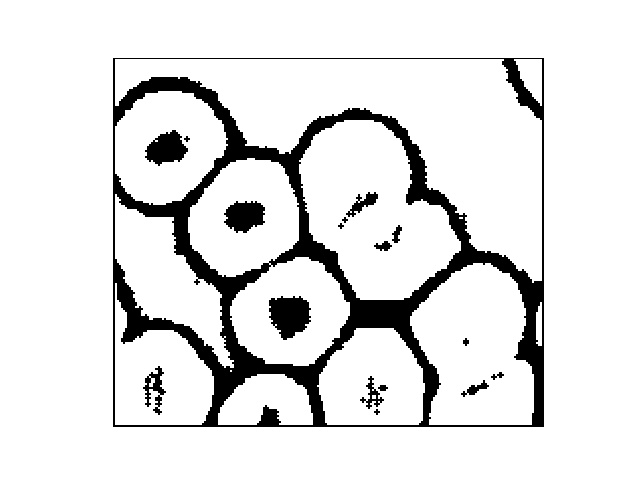
#> input picture eroded_10.jpg, 640 x 480 px
$ python test_blood_cells_v4.py
#> lines starting #> are read from the running program, lines starting #| are printed output that depends on the picture
import cv2
import numpy as np

img = cv2.imread('eroded_10.jpg', 0)
#> img is the input picture: shape (480, 640); min 0, max 255, mean 226.6
img = cv2.medianBlur(img, 5)
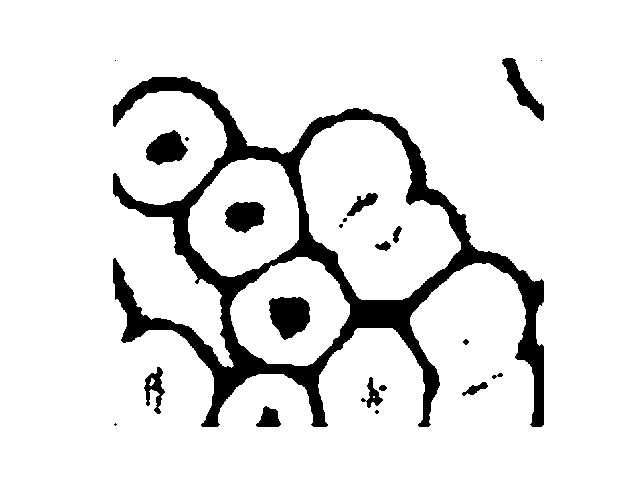
#> img: shape (480, 640); min 0, max 255, mean 228.4
cimg = cv2.cvtColor(img, cv2.COLOR_GRAY2BGR)


circles = cv2.HoughCircles(img, cv2.HOUGH_GRADIENT, 1, 20,
                            param1=50, param2=30, minRadius=0, maxRadius=0)
#> circles = 24 rows, first 8: [356.5, 178.5, 69.6], [363.5, 219.5, 100.3], [289.5, 317.5, 59.9], [240.5, 223.5, 67.8], [264.5, 303.5, 84.7], [292.5, 289.5, 75.1], [216.5, 247.5, 97.2], [168.5, 153.5, 62.9]

circles = np.uint16(np.around(circles))
#> circles = 24 rows, first 8: [356, 178, 70], [364, 220, 100], [290, 318, 60], [240, 224, 68], [264, 304, 85], [292, 290, 75], [216, 248, 97], [168, 154, 63]
count_cr = 0
for i in circles[0, :]:
    count_cr += 1
    # draw the outer circle
    cv2.circle(cimg, (i[0], i[1]), i[2], (0, 255, 0), 2)
    # draw the center of the circle
    cv2.circle(cimg, (i[0], i[1]), 2, (0, 0, 255), 3)
#> this loop made 24 passes
#> i on passes 1 to 12: [356, 178, 70], [364, 220, 100], [290, 318, 60], [240, 224, 68], [264, 304, 85], [292, 290, 75], [216, 248, 97], [168, 154, 63], [402, 244, 65], [484, 320, 68], [316, 320, 95], [382, 258, 88]
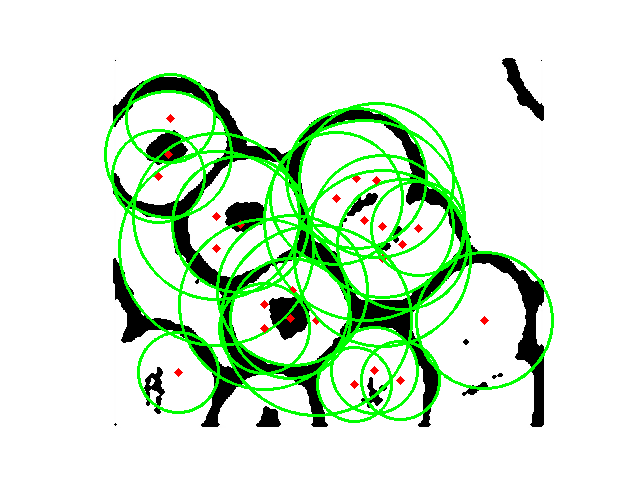
#> cimg: shape (480, 640, 3); mean B, G, R 213.5, 234.6, 214.2
#> after the loop, count_cr = 24

print('count_cr = ', count_cr)
#| count_cr =  24


cv2.imshow('detected circles', cimg)
cv2.waitKey(0)
cv2.destroyAllWindows()

$ run again, with eroded_5.jpg copied over eroded_10.jpg
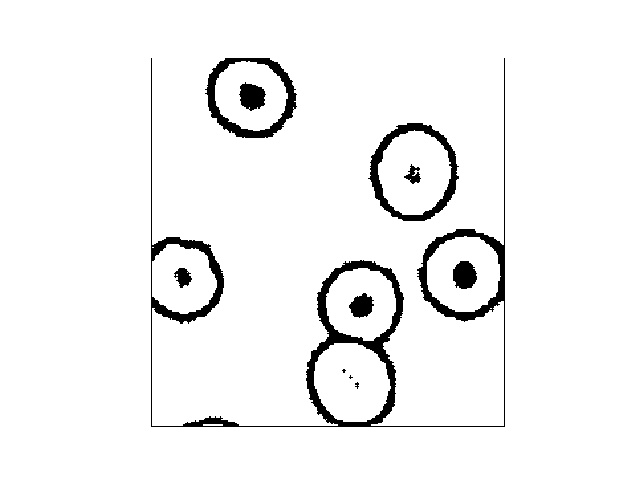
#> input picture eroded_5.jpg, 640 x 480 px
#> img is the input picture: shape (480, 640); min 0, max 255, mean 243.3
#> `img = cv2.medianBlur(img, 5)`:
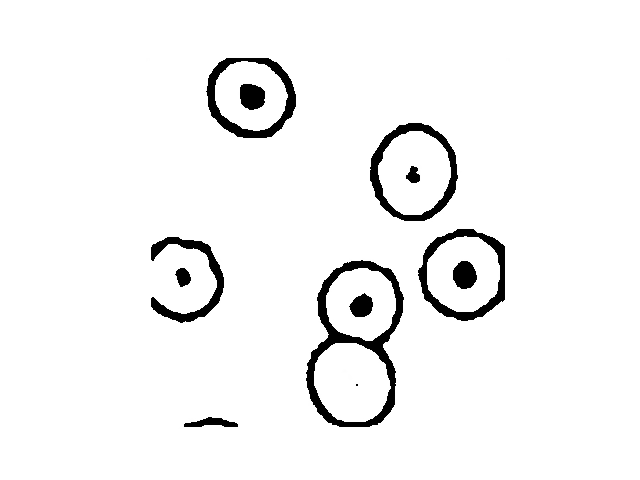
#> img: shape (480, 640); min 0, max 255, mean 244.1
#> `circles = cv2.HoughCircles(img, cv2.HOUGH_GRADIENT, 1, 20, param1=50, ..`: circles = [[462.5, 277.5, 42.1], [348.5, 384.5, 40.8], [405.5, 171.5, 51.5], [364.5, 303.5, 39.1], [250.5, 92.5, 44.8], [185.5, 273.5, 33.8], [450.5, 260.5, 27.5], [419.5, 186.5, 33.6]]
#> `circles = np.uint16(np.around(circles))`: circles = [[462, 278, 42], [348, 384, 41], [406, 172, 52], [364, 304, 39], [250, 92, 45], [186, 274, 34], [450, 260, 28], [420, 186, 34]]
#> the loop `for i in circles[0, :]:` made 8 passes
#> after the loop `for i in circles[0, :]:`:
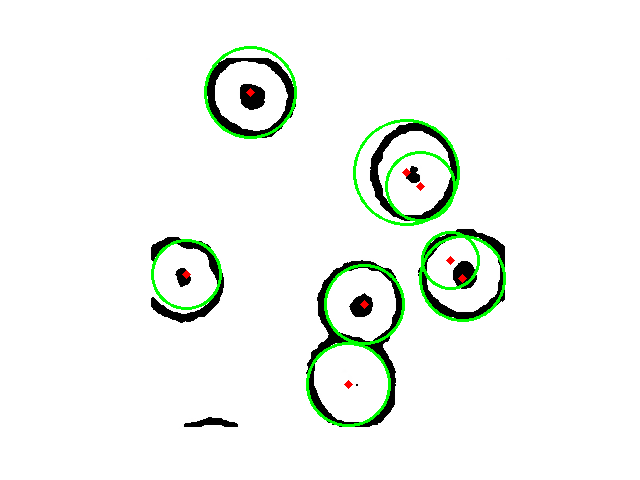
#> cimg: shape (480, 640, 3); mean B, G, R 241.2, 246, 241.4
#> after the loop `for i in circles[0, :]:`: count_cr = 8
#| count_cr =  8
